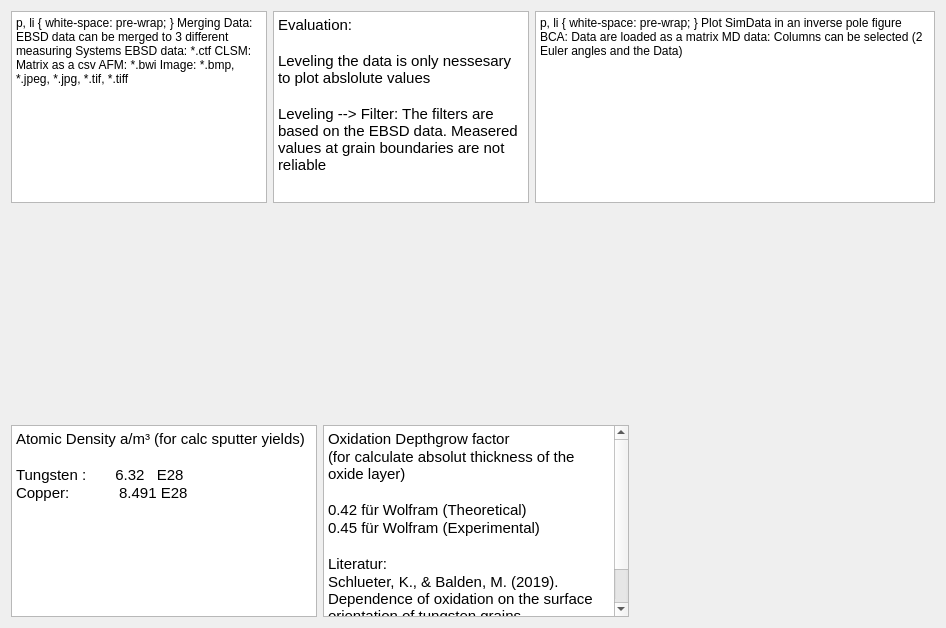
      <widget class="QWidget" name="tab_7">
       <attribute name="title">
        <string>Info</string>
       </attribute>
       <layout class="QVBoxLayout" name="verticalLayout_54">
        <item>
         <layout class="QHBoxLayout" name="horizontalLayout_78">
          <item>
           <widget class="QTextEdit" name="textEdit">
            <property name="html">
             <string>&lt;!DOCTYPE HTML PUBLIC &quot;-//W3C//DTD HTML 4.0//EN&quot; &quot;http://www.w3.org/TR/REC-html40/strict.dtd&quot;&gt;
&lt;html&gt;&lt;head&gt;&lt;meta name=&quot;qrichtext&quot; content=&quot;1&quot; /&gt;&lt;style type=&quot;text/css&quot;&gt;
p, li { white-space: pre-wrap; }
&lt;/style&gt;&lt;/head&gt;&lt;body style=&quot; font-family:'MS Shell Dlg 2'; font-size:8pt; font-weight:400; font-style:normal;&quot;&gt;
&lt;p style=&quot; margin-top:0px; margin-bottom:0px; margin-left:0px; margin-right:0px; -qt-block-indent:0; text-indent:0px;&quot;&gt;&lt;span style=&quot; font-family:'Ubuntu'; font-size:11pt;&quot;&gt;Merging Data:&lt;/span&gt;&lt;/p&gt;
&lt;p style=&quot; margin-top:0px; margin-bottom:0px; margin-left:0px; margin-right:0px; -qt-block-indent:0; text-indent:0px;&quot;&gt;&lt;span style=&quot; font-family:'Ubuntu'; font-size:11pt;&quot;&gt;EBSD data can be merged to 3 different measuring Systems&lt;/span&gt;&lt;/p&gt;
&lt;p style=&quot;-qt-paragraph-type:empty; margin-top:0px; margin-bottom:0px; margin-left:0px; margin-right:0px; -qt-block-indent:0; text-indent:0px; font-family:'Ubuntu'; font-size:11pt;&quot;&gt;&lt;br /&gt;&lt;/p&gt;
&lt;p style=&quot; margin-top:0px; margin-bottom:0px; margin-left:0px; margin-right:0px; -qt-block-indent:0; text-indent:0px;&quot;&gt;&lt;span style=&quot; font-family:'Ubuntu'; font-size:11pt;&quot;&gt;EBSD data: *.ctf&lt;/span&gt;&lt;/p&gt;
&lt;p style=&quot;-qt-paragraph-type:empty; margin-top:0px; margin-bottom:0px; margin-left:0px; margin-right:0px; -qt-block-indent:0; text-indent:0px; font-family:'Ubuntu'; font-size:11pt;&quot;&gt;&lt;br /&gt;&lt;/p&gt;
&lt;p style=&quot; margin-top:0px; margin-bottom:0px; margin-left:0px; margin-right:0px; -qt-block-indent:0; text-indent:0px;&quot;&gt;&lt;span style=&quot; font-family:'Ubuntu'; font-size:11pt;&quot;&gt;CLSM: Matrix as a csv &lt;/span&gt;&lt;/p&gt;
&lt;p style=&quot; margin-top:0px; margin-bottom:0px; margin-left:0px; margin-right:0px; -qt-block-indent:0; text-indent:0px;&quot;&gt;&lt;span style=&quot; font-family:'Ubuntu'; font-size:11pt;&quot;&gt;AFM: *.bwi &lt;/span&gt;&lt;/p&gt;
&lt;p style=&quot; margin-top:0px; margin-bottom:0px; margin-left:0px; margin-right:0px; -qt-block-indent:0; text-indent:0px;&quot;&gt;&lt;span style=&quot; font-family:'Ubuntu'; font-size:11pt;&quot;&gt;Image: *.bmp, *.jpeg, *.jpg, *.tif, *.tiff&lt;/span&gt;&lt;/p&gt;&lt;/body&gt;&lt;/html&gt;</string>
            </property>
           </widget>
          </item>
          <item>
           <widget class="QTextEdit" name="textEdit_2">
            <property name="html">
             <string>&lt;!DOCTYPE HTML PUBLIC &quot;-//W3C//DTD HTML 4.0//EN&quot; &quot;http://www.w3.org/TR/REC-html40/strict.dtd&quot;&gt;
&lt;html&gt;&lt;head&gt;&lt;meta name=&quot;qrichtext&quot; content=&quot;1&quot; /&gt;&lt;style type=&quot;text/css&quot;&gt;
p, li { white-space: pre-wrap; }
&lt;/style&gt;&lt;/head&gt;&lt;body style=&quot; font-family:'MS Shell Dlg 2'; font-size:8pt; font-weight:400; font-style:normal;&quot;&gt;
&lt;p style=&quot; margin-top:0px; margin-bottom:0px; margin-left:0px; margin-right:0px; -qt-block-indent:0; text-indent:0px;&quot;&gt;&lt;span style=&quot; font-family:'Ubuntu'; font-size:11pt;&quot;&gt;Evaluation:&lt;/span&gt;&lt;/p&gt;
&lt;p style=&quot;-qt-paragraph-type:empty; margin-top:0px; margin-bottom:0px; margin-left:0px; margin-right:0px; -qt-block-indent:0; text-indent:0px; font-family:'Ubuntu'; font-size:11pt;&quot;&gt;&lt;br /&gt;&lt;/p&gt;
&lt;p style=&quot; margin-top:0px; margin-bottom:0px; margin-left:0px; margin-right:0px; -qt-block-indent:0; text-indent:0px;&quot;&gt;&lt;span style=&quot; font-family:'Ubuntu'; font-size:11pt;&quot;&gt;Leveling the data is only nessesary to plot abslolute values&lt;/span&gt;&lt;/p&gt;
&lt;p style=&quot;-qt-paragraph-type:empty; margin-top:0px; margin-bottom:0px; margin-left:0px; margin-right:0px; -qt-block-indent:0; text-indent:0px; font-family:'Ubuntu'; font-size:11pt;&quot;&gt;&lt;br /&gt;&lt;/p&gt;
&lt;p style=&quot; margin-top:0px; margin-bottom:0px; margin-left:0px; margin-right:0px; -qt-block-indent:0; text-indent:0px;&quot;&gt;&lt;span style=&quot; font-family:'Ubuntu'; font-size:11pt;&quot;&gt;Leveling --&amp;gt; Filter: The filters are based on the EBSD data. Measered values at grain boundaries are not reliable &lt;/span&gt;&lt;/p&gt;
&lt;p style=&quot;-qt-paragraph-type:empty; margin-top:0px; margin-bottom:0px; margin-left:0px; margin-right:0px; -qt-block-indent:0; text-indent:0px; font-family:'Ubuntu'; font-size:11pt;&quot;&gt;&lt;br /&gt;&lt;/p&gt;&lt;/body&gt;&lt;/html&gt;</string>
            </property>
           </widget>
          </item>
          <item>
           <widget class="QTextBrowser" name="textBrowser_4">
            <property name="minimumSize">
             <size>
              <width>400</width>
              <height>0</height>
             </size>
            </property>
            <property name="maximumSize">
             <size>
              <width>500</width>
              <height>16777215</height>
             </size>
            </property>
            <property name="html">
             <string>&lt;!DOCTYPE HTML PUBLIC &quot;-//W3C//DTD HTML 4.0//EN&quot; &quot;http://www.w3.org/TR/REC-html40/strict.dtd&quot;&gt;
&lt;html&gt;&lt;head&gt;&lt;meta name=&quot;qrichtext&quot; content=&quot;1&quot; /&gt;&lt;style type=&quot;text/css&quot;&gt;
p, li { white-space: pre-wrap; }
&lt;/style&gt;&lt;/head&gt;&lt;body style=&quot; font-family:'MS Shell Dlg 2'; font-size:8pt; font-weight:400; font-style:normal;&quot;&gt;
&lt;p style=&quot; margin-top:0px; margin-bottom:0px; margin-left:0px; margin-right:0px; -qt-block-indent:0; text-indent:0px;&quot;&gt;&lt;span style=&quot; font-family:'Ubuntu'; font-size:11pt;&quot;&gt;Plot SimData in an inverse pole figure&lt;/span&gt;&lt;/p&gt;
&lt;p style=&quot;-qt-paragraph-type:empty; margin-top:0px; margin-bottom:0px; margin-left:0px; margin-right:0px; -qt-block-indent:0; text-indent:0px; font-family:'Ubuntu'; font-size:11pt;&quot;&gt;&lt;br /&gt;&lt;/p&gt;
&lt;p style=&quot; margin-top:0px; margin-bottom:0px; margin-left:0px; margin-right:0px; -qt-block-indent:0; text-indent:0px;&quot;&gt;&lt;span style=&quot; font-family:'Ubuntu'; font-size:11pt;&quot;&gt;BCA: &lt;/span&gt;&lt;/p&gt;
&lt;p style=&quot; margin-top:0px; margin-bottom:0px; margin-left:0px; margin-right:0px; -qt-block-indent:0; text-indent:0px;&quot;&gt;&lt;span style=&quot; font-family:'Ubuntu'; font-size:11pt;&quot;&gt;Data are loaded as a matrix&lt;/span&gt;&lt;/p&gt;
&lt;p style=&quot;-qt-paragraph-type:empty; margin-top:0px; margin-bottom:0px; margin-left:0px; margin-right:0px; -qt-block-indent:0; text-indent:0px; font-family:'Ubuntu'; font-size:11pt;&quot;&gt;&lt;br /&gt;&lt;/p&gt;
&lt;p style=&quot; margin-top:0px; margin-bottom:0px; margin-left:0px; margin-right:0px; -qt-block-indent:0; text-indent:0px;&quot;&gt;&lt;span style=&quot; font-family:'Ubuntu'; font-size:11pt;&quot;&gt;MD data: &lt;/span&gt;&lt;/p&gt;
&lt;p style=&quot; margin-top:0px; margin-bottom:0px; margin-left:0px; margin-right:0px; -qt-block-indent:0; text-indent:0px;&quot;&gt;&lt;span style=&quot; font-family:'Ubuntu'; font-size:11pt;&quot;&gt;Columns can be selected (2 Euler angles and the Data)&lt;/span&gt;&lt;/p&gt;&lt;/body&gt;&lt;/html&gt;</string>
            </property>
           </widget>
          </item>
         </layout>
        </item>
        <item>
         <spacer name="verticalSpacer_20">
          <property name="orientation">
           <enum>Qt::Vertical</enum>
          </property>
          <property name="sizeHint" stdset="0">
           <size>
            <width>20</width>
            <height>216</height>
           </size>
          </property>
         </spacer>
        </item>
        <item>
         <layout class="QHBoxLayout" name="horizontalLayout_79">
          <item>
           <widget class="QTextBrowser" name="textBrowser_2">
            <property name="html">
             <string>&lt;!DOCTYPE HTML PUBLIC &quot;-//W3C//DTD HTML 4.0//EN&quot; &quot;http://www.w3.org/TR/REC-html40/strict.dtd&quot;&gt;
&lt;html&gt;&lt;head&gt;&lt;meta name=&quot;qrichtext&quot; content=&quot;1&quot; /&gt;&lt;style type=&quot;text/css&quot;&gt;
p, li { white-space: pre-wrap; }
&lt;/style&gt;&lt;/head&gt;&lt;body style=&quot; font-family:'MS Shell Dlg 2'; font-size:8pt; font-weight:400; font-style:normal;&quot;&gt;
&lt;p style=&quot; margin-top:0px; margin-bottom:0px; margin-left:0px; margin-right:0px; -qt-block-indent:0; text-indent:0px;&quot;&gt;&lt;span style=&quot; font-family:'Ubuntu'; font-size:11pt;&quot;&gt;Atomic Density a/m³ (for calc sputter yields) &lt;/span&gt;&lt;/p&gt;
&lt;p style=&quot;-qt-paragraph-type:empty; margin-top:0px; margin-bottom:0px; margin-left:0px; margin-right:0px; -qt-block-indent:0; text-indent:0px; font-family:'Ubuntu'; font-size:11pt;&quot;&gt;&lt;br /&gt;&lt;/p&gt;
&lt;p style=&quot; margin-top:0px; margin-bottom:0px; margin-left:0px; margin-right:0px; -qt-block-indent:0; text-indent:0px;&quot;&gt;&lt;span style=&quot; font-family:'Ubuntu'; font-size:11pt;&quot;&gt;Tungsten :       6.32   E28&lt;/span&gt;&lt;/p&gt;
&lt;p style=&quot; margin-top:0px; margin-bottom:0px; margin-left:0px; margin-right:0px; -qt-block-indent:0; text-indent:0px;&quot;&gt;&lt;span style=&quot; font-family:'Ubuntu'; font-size:11pt;&quot;&gt;Copper:            8.491 E28&lt;/span&gt;&lt;/p&gt;
&lt;p align=&quot;center&quot; style=&quot;-qt-paragraph-type:empty; margin-top:0px; margin-bottom:0px; margin-left:0px; margin-right:0px; -qt-block-indent:0; text-indent:0px; font-family:'Ubuntu'; font-size:11pt;&quot;&gt;&lt;br /&gt;&lt;/p&gt;&lt;/body&gt;&lt;/html&gt;</string>
            </property>
           </widget>
          </item>
          <item>
           <widget class="QTextBrowser" name="textBrowser_3">
            <property name="html">
             <string>&lt;!DOCTYPE HTML PUBLIC &quot;-//W3C//DTD HTML 4.0//EN&quot; &quot;http://www.w3.org/TR/REC-html40/strict.dtd&quot;&gt;
&lt;html&gt;&lt;head&gt;&lt;meta name=&quot;qrichtext&quot; content=&quot;1&quot; /&gt;&lt;style type=&quot;text/css&quot;&gt;
p, li { white-space: pre-wrap; }
&lt;/style&gt;&lt;/head&gt;&lt;body style=&quot; font-family:'MS Shell Dlg 2'; font-size:8pt; font-weight:400; font-style:normal;&quot;&gt;
&lt;p style=&quot; margin-top:0px; margin-bottom:0px; margin-left:0px; margin-right:0px; -qt-block-indent:0; text-indent:0px;&quot;&gt;&lt;span style=&quot; font-family:'Ubuntu'; font-size:11pt;&quot;&gt;Oxidation Depthgrow factor &lt;/span&gt;&lt;/p&gt;
&lt;p style=&quot; margin-top:0px; margin-bottom:0px; margin-left:0px; margin-right:0px; -qt-block-indent:0; text-indent:0px;&quot;&gt;&lt;span style=&quot; font-family:'Ubuntu'; font-size:11pt;&quot;&gt;(for calculate absolut thickness of the oxide layer)&lt;/span&gt;&lt;/p&gt;
&lt;p style=&quot;-qt-paragraph-type:empty; margin-top:0px; margin-bottom:0px; margin-left:0px; margin-right:0px; -qt-block-indent:0; text-indent:0px; font-family:'Ubuntu'; font-size:11pt;&quot;&gt;&lt;br /&gt;&lt;/p&gt;
&lt;p style=&quot; margin-top:0px; margin-bottom:0px; margin-left:0px; margin-right:0px; -qt-block-indent:0; text-indent:0px;&quot;&gt;&lt;span style=&quot; font-family:'Ubuntu'; font-size:11pt;&quot;&gt;0.42 für Wolfram (Theoretical)&lt;/span&gt;&lt;/p&gt;
&lt;p style=&quot; margin-top:0px; margin-bottom:0px; margin-left:0px; margin-right:0px; -qt-block-indent:0; text-indent:0px;&quot;&gt;&lt;span style=&quot; font-family:'Ubuntu'; font-size:11pt;&quot;&gt;0.45 für Wolfram (Experimental)&lt;/span&gt;&lt;/p&gt;
&lt;p style=&quot;-qt-paragraph-type:empty; margin-top:0px; margin-bottom:0px; margin-left:0px; margin-right:0px; -qt-block-indent:0; text-indent:0px; font-family:'Ubuntu'; font-size:11pt;&quot;&gt;&lt;br /&gt;&lt;/p&gt;
&lt;p style=&quot; margin-top:0px; margin-bottom:0px; margin-left:0px; margin-right:0px; -qt-block-indent:0; text-indent:0px;&quot;&gt;&lt;span style=&quot; font-family:'Ubuntu'; font-size:11pt;&quot;&gt;Literatur: &lt;/span&gt;&lt;/p&gt;
&lt;p style=&quot; margin-top:0px; margin-bottom:0px; margin-left:0px; margin-right:0px; -qt-block-indent:0; text-indent:0px;&quot;&gt;&lt;span style=&quot; font-family:'Ubuntu'; font-size:11pt;&quot;&gt;Schlueter, K., &amp;amp; Balden, M. (2019). Dependence of oxidation on the surface orientation of tungsten grains. &lt;/span&gt;&lt;span style=&quot; font-family:'Ubuntu'; font-size:11pt; font-style:italic;&quot;&gt;International Journal of Refractory Metals and Hard Materials&lt;/span&gt;&lt;span style=&quot; font-family:'Ubuntu'; font-size:11pt;&quot;&gt;, &lt;/span&gt;&lt;span style=&quot; font-family:'Ubuntu'; font-size:11pt; font-style:italic;&quot;&gt;79&lt;/span&gt;&lt;span style=&quot; font-family:'Ubuntu'; font-size:11pt;&quot;&gt;, 102-107.&lt;/span&gt;&lt;/p&gt;&lt;/body&gt;&lt;/html&gt;</string>
            </property>
           </widget>
          </item>
          <item>
           <spacer name="horizontalSpacer_61">
            <property name="orientation">
             <enum>Qt::Horizontal</enum>
            </property>
            <property name="sizeHint" stdset="0">
             <size>
              <width>40</width>
              <height>20</height>
             </size>
            </property>
           </spacer>
          </item>
         </layout>
        </item>
       </layout>
      </widget>
